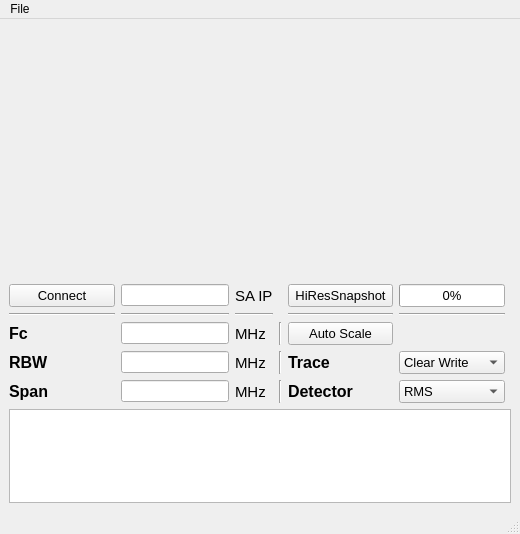
<?xml version="1.0" encoding="UTF-8"?>
<ui version="4.0">
 <class>MainWindow</class>
 <widget class="QMainWindow" name="MainWindow">
  <property name="geometry">
   <rect>
    <x>0</x>
    <y>0</y>
    <width>520</width>
    <height>534</height>
   </rect>
  </property>
  <property name="windowTitle">
   <string>MainWindow</string>
  </property>
  <widget class="QWidget" name="centralwidget">
   <layout class="QGridLayout" name="gridLayout_2">
    <item row="0" column="0">
     <layout class="QVBoxLayout" name="verticalLayout">
      <item>
       <widget class="QWidget" name="widget" native="true">
        <property name="sizePolicy">
         <sizepolicy hsizetype="MinimumExpanding" vsizetype="MinimumExpanding">
          <horstretch>0</horstretch>
          <verstretch>0</verstretch>
         </sizepolicy>
        </property>
        <property name="minimumSize">
         <size>
          <width>500</width>
          <height>250</height>
         </size>
        </property>
       </widget>
      </item>
      <item>
       <layout class="QGridLayout" name="gridLayout">
        <item row="0" column="0">
         <widget class="QPushButton" name="pushButton_2">
          <property name="sizePolicy">
           <sizepolicy hsizetype="MinimumExpanding" vsizetype="Fixed">
            <horstretch>0</horstretch>
            <verstretch>0</verstretch>
           </sizepolicy>
          </property>
          <property name="font">
           <font>
            <pointsize>10</pointsize>
           </font>
          </property>
          <property name="styleSheet">
           <string notr="true">QPushButton:checked {
    background-color: blue;
    color: white;
}</string>
          </property>
          <property name="text">
           <string>Connect</string>
          </property>
          <property name="checkable">
           <bool>true</bool>
          </property>
         </widget>
        </item>
        <item row="0" column="2">
         <widget class="QLabel" name="label_9">
          <property name="font">
           <font>
            <pointsize>11</pointsize>
           </font>
          </property>
          <property name="text">
           <string>SA IP</string>
          </property>
         </widget>
        </item>
        <item row="3" column="2">
         <widget class="QLabel" name="label_5">
          <property name="font">
           <font>
            <pointsize>11</pointsize>
           </font>
          </property>
          <property name="text">
           <string>MHz</string>
          </property>
         </widget>
        </item>
        <item row="4" column="2">
         <widget class="QLabel" name="label_6">
          <property name="font">
           <font>
            <pointsize>11</pointsize>
           </font>
          </property>
          <property name="text">
           <string>MHz</string>
          </property>
         </widget>
        </item>
        <item row="4" column="0">
         <widget class="QLabel" name="label_3">
          <property name="font">
           <font>
            <pointsize>12</pointsize>
            <weight>75</weight>
            <bold>true</bold>
           </font>
          </property>
          <property name="text">
           <string>Span</string>
          </property>
         </widget>
        </item>
        <item row="2" column="4">
         <widget class="QPushButton" name="pushButton">
          <property name="sizePolicy">
           <sizepolicy hsizetype="MinimumExpanding" vsizetype="Preferred">
            <horstretch>0</horstretch>
            <verstretch>0</verstretch>
           </sizepolicy>
          </property>
          <property name="font">
           <font>
            <pointsize>10</pointsize>
           </font>
          </property>
          <property name="text">
           <string>Auto Scale</string>
          </property>
         </widget>
        </item>
        <item row="1" column="0">
         <widget class="Line" name="line_4">
          <property name="orientation">
           <enum>Qt::Horizontal</enum>
          </property>
         </widget>
        </item>
        <item row="1" column="1">
         <widget class="Line" name="line_5">
          <property name="orientation">
           <enum>Qt::Horizontal</enum>
          </property>
         </widget>
        </item>
        <item row="4" column="3">
         <widget class="Line" name="line_3">
          <property name="orientation">
           <enum>Qt::Vertical</enum>
          </property>
         </widget>
        </item>
        <item row="3" column="3">
         <widget class="Line" name="line_2">
          <property name="orientation">
           <enum>Qt::Vertical</enum>
          </property>
         </widget>
        </item>
        <item row="2" column="3">
         <widget class="Line" name="line">
          <property name="orientation">
           <enum>Qt::Vertical</enum>
          </property>
         </widget>
        </item>
        <item row="2" column="1">
         <widget class="QLineEdit" name="lineEdit"/>
        </item>
        <item row="2" column="0">
         <widget class="QLabel" name="label">
          <property name="font">
           <font>
            <pointsize>12</pointsize>
            <weight>75</weight>
            <bold>true</bold>
           </font>
          </property>
          <property name="text">
           <string>Fc</string>
          </property>
         </widget>
        </item>
        <item row="4" column="1">
         <widget class="QLineEdit" name="lineEdit_3"/>
        </item>
        <item row="2" column="2">
         <widget class="QLabel" name="label_4">
          <property name="font">
           <font>
            <pointsize>11</pointsize>
           </font>
          </property>
          <property name="text">
           <string>MHz</string>
          </property>
         </widget>
        </item>
        <item row="3" column="4">
         <widget class="QLabel" name="label_7">
          <property name="font">
           <font>
            <pointsize>12</pointsize>
            <weight>75</weight>
            <bold>true</bold>
           </font>
          </property>
          <property name="text">
           <string>Trace</string>
          </property>
         </widget>
        </item>
        <item row="4" column="5">
         <widget class="QComboBox" name="comboBox_2">
          <property name="font">
           <font>
            <pointsize>10</pointsize>
           </font>
          </property>
          <item>
           <property name="text">
            <string>RMS</string>
           </property>
          </item>
          <item>
           <property name="text">
            <string>Normal</string>
           </property>
          </item>
          <item>
           <property name="text">
            <string>Sample</string>
           </property>
          </item>
         </widget>
        </item>
        <item row="4" column="4">
         <widget class="QLabel" name="label_8">
          <property name="font">
           <font>
            <pointsize>12</pointsize>
            <weight>75</weight>
            <bold>true</bold>
           </font>
          </property>
          <property name="text">
           <string>Detector</string>
          </property>
         </widget>
        </item>
        <item row="3" column="5">
         <widget class="QComboBox" name="comboBox">
          <property name="font">
           <font>
            <pointsize>10</pointsize>
           </font>
          </property>
          <item>
           <property name="text">
            <string>Clear Write</string>
           </property>
          </item>
          <item>
           <property name="text">
            <string>Average</string>
           </property>
          </item>
          <item>
           <property name="text">
            <string>Max</string>
           </property>
          </item>
          <item>
           <property name="text">
            <string>Min</string>
           </property>
          </item>
         </widget>
        </item>
        <item row="0" column="1">
         <widget class="QLineEdit" name="lineEdit_4"/>
        </item>
        <item row="3" column="0">
         <widget class="QLabel" name="label_2">
          <property name="font">
           <font>
            <pointsize>12</pointsize>
            <weight>75</weight>
            <bold>true</bold>
           </font>
          </property>
          <property name="text">
           <string>RBW</string>
          </property>
         </widget>
        </item>
        <item row="3" column="1">
         <widget class="QLineEdit" name="lineEdit_2"/>
        </item>
        <item row="1" column="2">
         <widget class="Line" name="line_6">
          <property name="orientation">
           <enum>Qt::Horizontal</enum>
          </property>
         </widget>
        </item>
        <item row="1" column="5">
         <widget class="Line" name="line_8">
          <property name="orientation">
           <enum>Qt::Horizontal</enum>
          </property>
         </widget>
        </item>
        <item row="1" column="4">
         <widget class="Line" name="line_7">
          <property name="orientation">
           <enum>Qt::Horizontal</enum>
          </property>
         </widget>
        </item>
        <item row="1" column="6">
         <widget class="Line" name="line_9">
          <property name="orientation">
           <enum>Qt::Horizontal</enum>
          </property>
         </widget>
        </item>
        <item row="0" column="4">
         <widget class="QPushButton" name="pushButton_3">
          <property name="font">
           <font>
            <pointsize>10</pointsize>
           </font>
          </property>
          <property name="styleSheet">
           <string notr="true">QPushButton:checked {
    background-color: blue;
    color: white;
}</string>
          </property>
          <property name="text">
           <string>HiResSnapshot</string>
          </property>
          <property name="checkable">
           <bool>true</bool>
          </property>
         </widget>
        </item>
        <item row="2" column="5">
         <spacer name="horizontalSpacer_2">
          <property name="orientation">
           <enum>Qt::Horizontal</enum>
          </property>
          <property name="sizeHint" stdset="0">
           <size>
            <width>40</width>
            <height>20</height>
           </size>
          </property>
         </spacer>
        </item>
        <item row="0" column="5">
         <widget class="QProgressBar" name="progressBar">
          <property name="font">
           <font>
            <pointsize>10</pointsize>
           </font>
          </property>
          <property name="value">
           <number>0</number>
          </property>
         </widget>
        </item>
       </layout>
      </item>
     </layout>
    </item>
    <item row="1" column="0">
     <widget class="QTextBrowser" name="textBrowser">
      <property name="sizePolicy">
       <sizepolicy hsizetype="MinimumExpanding" vsizetype="Expanding">
        <horstretch>0</horstretch>
        <verstretch>0</verstretch>
       </sizepolicy>
      </property>
      <property name="maximumSize">
       <size>
        <width>16777215</width>
        <height>200</height>
       </size>
      </property>
     </widget>
    </item>
   </layout>
  </widget>
  <widget class="QMenuBar" name="menubar">
   <property name="geometry">
    <rect>
     <x>0</x>
     <y>0</y>
     <width>520</width>
     <height>21</height>
    </rect>
   </property>
   <widget class="QMenu" name="menuFile">
    <property name="title">
     <string>File</string>
    </property>
    <addaction name="actionSave"/>
    <addaction name="actionLoad"/>
   </widget>
   <addaction name="menuFile"/>
  </widget>
  <widget class="QStatusBar" name="statusbar"/>
  <action name="actionSave">
   <property name="text">
    <string>Save</string>
   </property>
   <property name="shortcut">
    <string>Ctrl+S</string>
   </property>
  </action>
  <action name="actionLoad">
   <property name="text">
    <string>Load</string>
   </property>
   <property name="shortcut">
    <string>Ctrl+L</string>
   </property>
  </action>
 </widget>
 <resources/>
 <connections/>
</ui>
